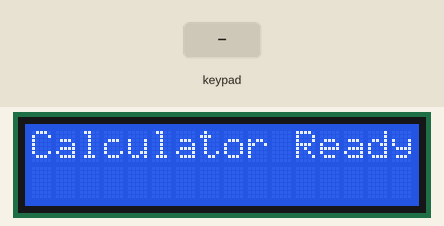
Simulated run of this sketch. Board: Arduino Uno, built with avr-gcc and run on an emulated ATmega328P. Shown: 16×2 character LCD. The test bench sets the inputs (shaded band).

Above: at 0.1 s.
2.3 s: keypad keys 7 + 5 = pressed 0.4 s apart
At 4.0 s:
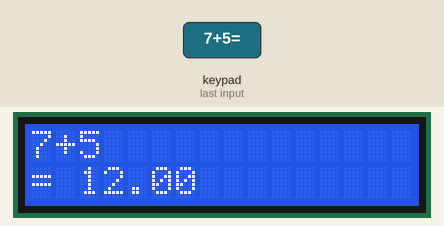
5.4 s: keypad keys 1 3 1 2 1 1 1 0 * pressed 0.4 s apart
At 8.9 s:
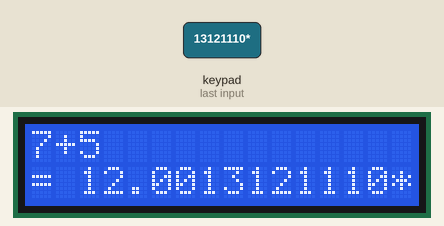
10.5 s: keypad keys 1 3 1 2 1 1 1 0 = pressed 0.4 s apart
At 14.1 s:
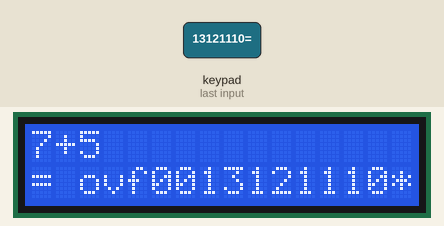
15.6 s: keypad keys 8 / 2 = pressed 0.4 s apart
At 17.5 s:
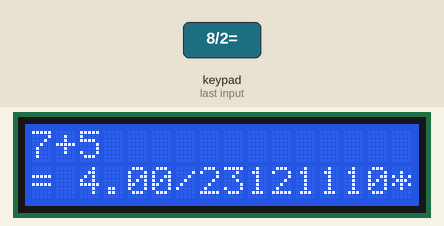
18.7 s: keypad keys 9 8 7 6 * pressed 0.4 s apart
At 21.2 s:
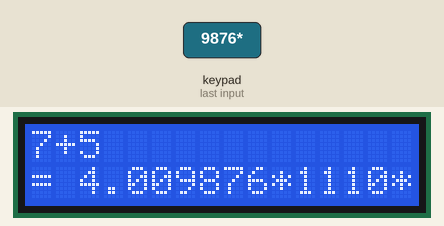
22.2 s: keypad keys 6 * 7 = pressed 0.4 s apart
At 23.9 s:
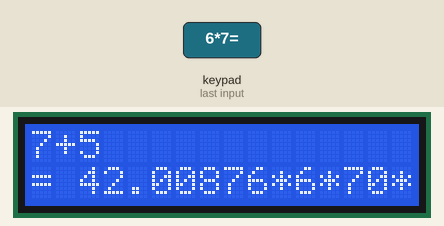
Timing chart, 0 to 25.4 s (numbered marks = the images above; inputs shaded):
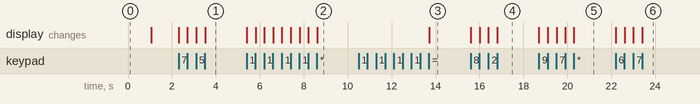

The sketch:

calculator_matrix_keypad_code.ino
```cpp
/*#include<Keypad.h>
#include<LiquidCrystal.h>

LiquidCrystal lcd(A5,A4,A3,A2,A1,A0);

const byte ROWS = 4;
const byte COLS = 4;

char keys[ROWS][COLS] = {
  {'7','8','9','/'},
  {'4','5','6','*'},
  {'1','2','3','-'},
  {'C','0','=','+'}
};

byte rowPins[ROWS] = {13,12,11,10};
byte colPins[COLS] = {9,8,7,6};

Keypad keypad = Keypad( makeKeymap(keys), rowPins, colPins, ROWS, COLS );

String input = "";  // Stores user input
char operation = 0; // Stores current operation (+, -, *, /)
float num1 = 0, num2 = 0; // Stores operands

void setup() {
  // put your setup code here, to run once:
  lcd.begin(16,2);


}

void loop() {
  // put your main code here, to run repeatedly:

  char key = keypad.getKey();

  if(key){
    //lcd.print(key);
    if (key >= '0' && key <= '9') {
      // Append numbers to the input
      input += key;
      lcd.print(key);
    } else if (key == '+' || key == '-' || key == '*' || key == '/') {
      // If an operator is entered
      if (input.length() > 0) {
        num1 = input.toFloat();
        operation = key;
        input = ""; // Clear input for the second number
        lcd.print(key);
      }
    } else if (key == '=') {
      // Calculate result when '=' is pressed
      if (input.length() > 0) {
        num2 = input.toFloat();
        float result = 0;

        // Perform operation
        switch (operation) {
          case '+': result = num1 + num2; break;
          case '-': result = num1 - num2; break;
          case '*': result = num1 * num2; break;
          case '/':
            if (num2 != 0) result = num1 / num2;
            else {
              lcd.clear();
              lcd.print("Err: Divide by 0");
              delay(2000);
              lcd.clear();
              return;
            }
            break;
          default: return;
        }

        // Display result
        lcd.setCursor(0, 1);
        lcd.print("= ");
        lcd.print(result, 2);
        input = ""; // Reset input
      }
    } else if (key == 'C') {
      // Clear everything
      input = "";
      num1 = num2 = 0;
      operation = 0;
      lcd.clear();
    }
  }

}*/

#include <Keypad.h>
#include <LiquidCrystal.h>

LiquidCrystal lcd(A5, A4, A3, A2, A1, A0);

const byte ROWS = 4;
const byte COLS = 4;

char keys[ROWS][COLS] = {
  {'7', '8', '9', '/'},
  {'4', '5', '6', '*'},
  {'1', '2', '3', '-'},
  {'C', '0', '=', '+'}
};

byte rowPins[ROWS] = {13, 12, 11, 10};
byte colPins[COLS] = {9, 8, 7, 6};

Keypad keypad = Keypad(makeKeymap(keys), rowPins, colPins, ROWS, COLS);

String input = "";
char operation = 0;
float num1 = 0, num2 = 0;

void setup() {
  lcd.begin(16, 2);
  lcd.print("Calculator Ready");
  delay(1000);
  lcd.clear();
}

void loop() {
  char key = keypad.getKey();

  if (key) {
    if (key >= '0' && key <= '9') {
      input += key;
      lcd.print(key);
    } else if (key == '+' || key == '-' || key == '*' || key == '/') {
      if (input.length() > 0) {
        num1 = input.toFloat();
        operation = key;
        input = "";
        lcd.print(key);
      }
    } else if (key == '=') {
      if (input.length() > 0) {
        num2 = input.toFloat();
        float result = 0;
        switch (operation) {
          case '+': result = num1 + num2; break;
          case '-': result = num1 - num2; break;
          case '*': result = num1 * num2; break;
          case '/':
            if (num2 != 0) result = num1 / num2;
            else {
              lcd.clear();
              lcd.print("Err: Divide by 0");
              delay(2000);
              lcd.clear();
              return;
            }
            break;
          default: return;
        }
        lcd.setCursor(0, 1);
        lcd.print("= ");
        lcd.print(result, 2);
        input = "";
      }
    } else if (key == 'C') {
      input = "";
      num1 = num2 = 0;
      operation = 0;
      lcd.clear();
    }
  }
}
```

Measured:
- after the input at 2.3 s, the display: first changes at once (image 1 shows a later state)
- after the input at 5.4 s, the display: first changes at once (image 2 shows a later state)
- after the input at 10.5 s, the display: changes after 3.2 s (image 3)
- after the input at 15.6 s, the display: first changes at once (image 4 shows a later state)
- after the input at 18.7 s, the display: first changes at once (image 5 shows a later state)
- after the input at 22.2 s, the display: first changes at once (image 6 shows a later state)
